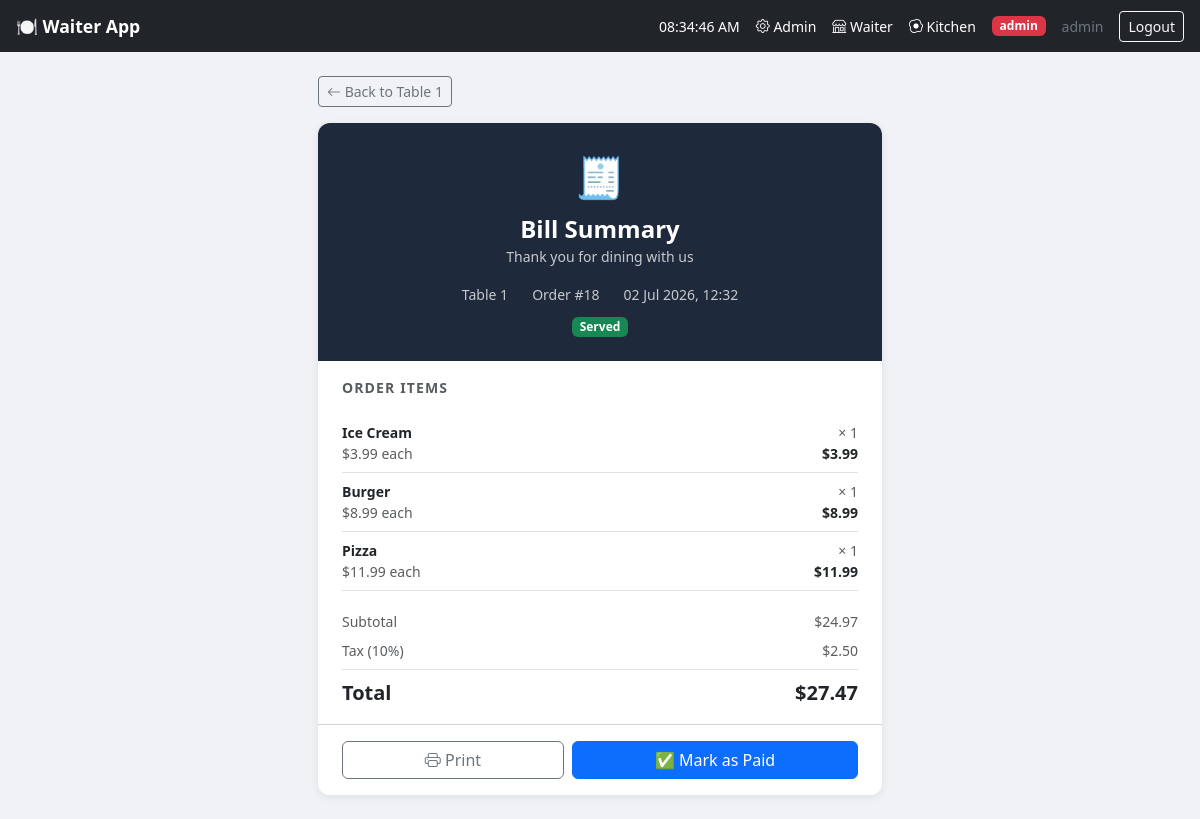
The page /order/18/bill/ (signed in) on the database its author committed.
### core/models.py (models this page shows, shortened)
class UserProfile(models.Model):
    ROLE_CHOICES = [
        ('waiter', 'Waiter'),
        ('chef', 'Chef'),
        ('admin', 'Admin'),
    ]
    user = models.OneToOneField(User, on_delete=models.CASCADE, related_name='profile')
    role = models.CharField(max_length=20, choices=ROLE_CHOICES, default='waiter')

class Order(models.Model):
    STATUS_CHOICES = [
        ('pending', 'Pending'),
        ('preparing', 'Preparing'),
        ('served', 'Served'),
        ('paid', 'Paid'),
    ]
    table      = models.ForeignKey(Table, on_delete=models.CASCADE, related_name='orders')
    status     = models.CharField(max_length=20, choices=STATUS_CHOICES, default='pending')
    created_at = models.DateTimeField(auto_now_add=True)
    updated_at = models.DateTimeField(auto_now=True)
    served_at  = models.DateTimeField(null=True, blank=True)
    def total_price(self):
        return sum(item.subtotal() for item in self.items.all())

class Table(models.Model):
    number = models.IntegerField(unique=True)
    is_occupied = models.BooleanField(default=False)

class OrderItem(models.Model):
    order = models.ForeignKey(Order, on_delete=models.CASCADE, related_name='items')
    menu_item = models.ForeignKey(MenuItem, on_delete=models.CASCADE)
    quantity = models.PositiveIntegerField(default=1)
    note = models.TextField(blank=True)  # e.g. "no onions"
    def subtotal(self):
        return self.quantity * self.menu_item.price

class MenuItem(models.Model):
    CATEGORY_CHOICES = [
        ('food', 'Food'),
        ('drink', 'Drink'),
        ('dessert', 'Dessert'),
    ]
    name = models.CharField(max_length=100)
    price = models.DecimalField(max_digits=6, decimal_places=2)
    category = models.CharField(max_length=20, choices=CATEGORY_CHOICES)
    is_available = models.BooleanField(default=True)

### core/views.py (the view)
# urls.py: path('order/<int:order_id>/bill/', views.bill, name='bill'),
@role_required('waiter', 'admin')
def bill(request, order_id):
    order    = get_object_or_404(Order, id=order_id)
    items    = order.items.select_related('menu_item').all()
    subtotal = order.total_price()
    tax_rate = Decimal('0.10')
    tax      = round(subtotal * tax_rate, 2)
    total    = round(subtotal + tax, 2)
    return render(request, 'core/bill.html', {
        'order': order, 'items': items,
        'subtotal': subtotal, 'tax': tax,
        'total': total, 'tax_rate': int(tax_rate * 100),
    })

### core/templates/core/bill.html (shortened to what this page needs)
{% extends 'core/base.html' %}
{% block content %}
<div class="row justify-content-center">
<div class="col-12 col-md-8 col-lg-6">
    <a href="{% url 'table_order' order.table.id %}" class="btn btn-outline-secondary btn-sm mb-3">
        <i class="bi bi-arrow-left"></i> Back to Table {{ order.table.number }}
    </a>
    <div class="card overflow-hidden">
        <div class="text-white text-center py-4" style="background:#1e293b;">
            <div style="font-size:2.5rem;">🧾</div>
            <h4 class="fw-bold mt-2 mb-0">Bill Summary</h4>
            <small class="opacity-75">Thank you for dining with us</small>
            <div class="d-flex justify-content-center gap-4 mt-3 small opacity-75">
                <span>Table {{ order.table.number }}</span>
                <span>Order #{{ order.id }}</span>
                <span>{{ order.created_at|date:"d M Y, H:i" }}</span>
            </div>
            <div class="mt-2">
                {% if order.status == 'served' %}
                    <span class="badge bg-success">Served</span>
                {% elif order.status == 'paid' %}
                    <span class="badge bg-info">Paid</span>
                {% else %}
                    <span class="badge bg-warning text-dark">{{ order.status }}</span>
                {% endif %}
            </div>
        </div>
        <div class="card-body px-4 py-3">
            <div class="text-uppercase text-muted small fw-bold mb-3"
                 style="letter-spacing:.08em;">Order Items</div>
            {% for item in items %}
            <div class="d-flex justify-content-between align-items-start py-2 border-bottom small">
                <div>
                    <div class="fw-semibold">{{ item.menu_item.name }}</div>
                    <div class="text-muted">${{ item.menu_item.price }} each</div>
                </div>
                <div class="text-end">
                    <div class="text-muted">× {{ item.quantity }}</div>
                    <div class="fw-semibold">${{ item.subtotal }}</div>
                </div>
            </div>
            {% endfor %}
            <div class="mt-3">
                <div class="d-flex justify-content-between small text-muted py-1">
                    <span>Subtotal</span><span>${{ subtotal }}</span>
                </div>
                <div class="d-flex justify-content-between small text-muted py-1">
                    <span>Tax ({{ tax_rate }}%)</span><span>${{ tax }}</span>
                </div>
                <div class="d-flex justify-content-between fw-bold fs-5 pt-2 mt-1 border-top">
                    <span>Total</span><span>${{ total }}</span>
                </div>
            </div>
        </div>
        <div class="card-footer bg-white px-4 py-3">
            {% if order.status != 'paid' %}
            <div class="d-flex gap-2">
                <button class="btn btn-outline-secondary flex-fill" onclick="window.print()">
                    <i class="bi bi-printer"></i> Print
                </button>
                <form method="post" action="{% url 'mark_paid' order.id %}" class="flex-fill">
                    <button type="submit" class="btn btn-primary w-100">
                        ✅ Mark as Paid
                    </button>
                </form>
            </div>
            {% endif %}
        </div>
    </div>
</div>
</div>
{% endblock %}

### core/templates/core/base.html (shortened to what this page needs)
<!DOCTYPE html>
<html lang="en">
<head>
    <link href="https://cdn.jsdelivr.net/npm/bootstrap@5.3.0/dist/css/bootstrap.min.css" rel="stylesheet">
    <link href="https://cdn.jsdelivr.net/npm/bootstrap-icons@1.10.5/font/bootstrap-icons.css" rel="stylesheet">
</head>
<body>
<nav class="navbar navbar-dark bg-dark px-3 py-2 sticky-top">
    <a class="navbar-brand" href="{% url 'dashboard' %}">🍽️ Waiter App</a>
    <div class="d-flex align-items-center gap-3">
    <span class="text-white small" id="live-clock">--:--:--</span>
    {% if request.user.profile.role == 'admin' %}
        <a href="{% url 'admin_dashboard' %}" class="text-white text-decoration-none small">
            <i class="bi bi-gear"></i> Admin
        </a>
        <a href="{% url 'dashboard' %}" class="text-white text-decoration-none small">
            <i class="bi bi-shop"></i> Waiter
        </a>
        <a href="{% url 'kitchen' %}" class="text-white text-decoration-none small">
            <i class="bi bi-egg-fried"></i> Kitchen
        </a>
    {% elif request.user.profile.role == 'waiter' %}
        <a href="{% url 'dashboard' %}" class="text-white text-decoration-none small">
            <i class="bi bi-shop"></i> Dashboard
        </a>
    {% elif request.user.profile.role == 'chef' %}
        <a href="{% url 'kitchen' %}" class="text-white text-decoration-none small">
            <i class="bi bi-egg-fried"></i> Kitchen
        </a>
    {% endif %}
    <span class="badge
        {% if request.user.profile.role == 'admin' %}bg-danger
        {% elif request.user.profile.role == 'chef' %}bg-warning text-dark
        {% else %}bg-primary{% endif %}">
        {{ request.user.profile.role }}
    </span>
    <span class="text-secondary small">{{ request.user.username }}</span>
    <a href="{% url 'logout' %}" class="btn btn-outline-light btn-sm">Logout</a>
</div>
</nav>
<div class="container-fluid page-body py-4 px-3 px-md-4" style="max-width:1200px;">
    {% block content %}{% endblock %}
</div>
</body>
</html>

### core/templates/core/base.html (style rules this page uses)
body { background: #f0f2f5; }
.navbar-brand { font-weight: bold; font-size: 1.1rem; }
.card { border: none; box-shadow: 0 2px 8px rgba(0,0,0,0.08); border-radius: 12px; }

### rows shown on the page
Order: table.number "1", id "18", created_at "02 Jul 2026, 12:32"
OrderItem: menu_item.name "Ice Cream", menu_item.price "3.99", quantity "1", subtotal "3.99"
OrderItem: menu_item.name "Burger", menu_item.price "8.99", quantity "1", subtotal "8.99"
OrderItem: menu_item.name "Pizza", menu_item.price "11.99", quantity "1", subtotal "11.99"

### other values the page prints
{{ request.user.profile.role }} "admin"
{{ request.user.username }} "admin"
{{ subtotal }} "24.97"
{{ tax_rate }} "10"
{{ tax }} "2.50"
{{ total }} "27.47"
